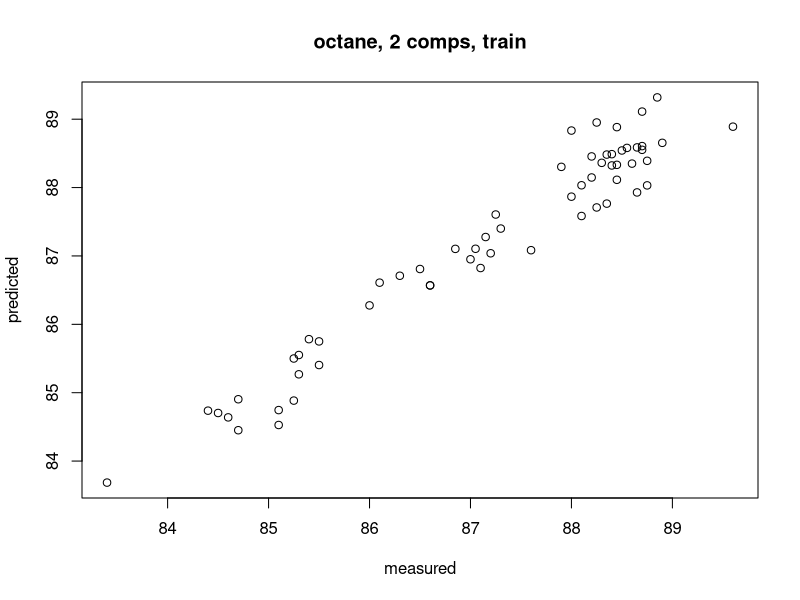

Write the R code that produced this figure. (Note: this script raises an error after producing the figure.)
data(gasoline, package = "pls")

(m <- pls::plsr(octane ~ NIR, ncomp = 10, data = gasoline))
summary(m)
plot(m, ncomp = 2)

(b <- as_tbl_ord(m))

(b <- designate(b, pred))
ggbiplot(b, aes(x = 1, y = 2)) +
  geom_u_point() +
  geom_v_vector()

(b <- designate(b, "resp"))
ggbiplot(b, aes(x = 1, y = 2)) +
  geom_u_point() +
  geom_v_vector()
# want to be able to decide which coordinates to render layers for
